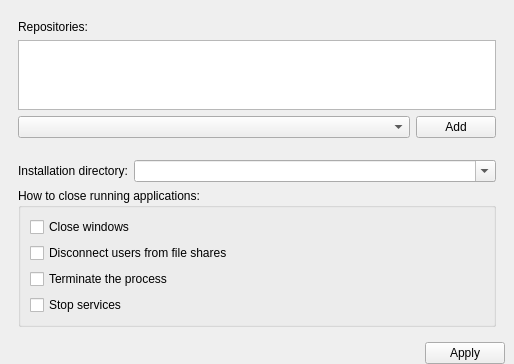
<?xml version="1.0" encoding="UTF-8"?>
<ui version="4.0">
 <class>SettingsFrame</class>
 <widget class="QFrame" name="SettingsFrame">
  <property name="geometry">
   <rect>
    <x>0</x>
    <y>0</y>
    <width>514</width>
    <height>356</height>
   </rect>
  </property>
  <property name="windowTitle">
   <string>Frame</string>
  </property>
  <property name="frameShape">
   <enum>QFrame::NoFrame</enum>
  </property>
  <property name="frameShadow">
   <enum>QFrame::Plain</enum>
  </property>
  <layout class="QVBoxLayout" name="verticalLayout">
   <property name="leftMargin">
    <number>9</number>
   </property>
   <property name="topMargin">
    <number>11</number>
   </property>
   <property name="rightMargin">
    <number>9</number>
   </property>
   <property name="bottomMargin">
    <number>0</number>
   </property>
   <item>
    <widget class="QFrame" name="frame">
     <property name="frameShape">
      <enum>QFrame::NoFrame</enum>
     </property>
     <property name="frameShadow">
      <enum>QFrame::Plain</enum>
     </property>
     <layout class="QVBoxLayout" name="verticalLayout_3">
      <item>
       <widget class="QLabel" name="label">
        <property name="text">
         <string>Repositories:</string>
        </property>
        <property name="buddy">
         <cstring>plainTextEditReps</cstring>
        </property>
       </widget>
      </item>
      <item>
       <widget class="QPlainTextEdit" name="plainTextEditReps">
        <property name="sizePolicy">
         <sizepolicy hsizetype="Expanding" vsizetype="Expanding">
          <horstretch>0</horstretch>
          <verstretch>1</verstretch>
         </sizepolicy>
        </property>
        <property name="toolTip">
         <string>&lt;!DOCTYPE HTML PUBLIC &quot;-//W3C//DTD HTML 4.0//EN&quot; &quot;http://www.w3.org/TR/REC-html40/strict.dtd&quot;&gt;
&lt;html&gt;&lt;head&gt;&lt;meta name=&quot;qrichtext&quot; content=&quot;1&quot; /&gt;&lt;style type=&quot;text/css&quot;&gt;
p, li { white-space: pre-wrap; }
&lt;/style&gt;&lt;/head&gt;&lt;body style=&quot; font-family:'MS Shell Dlg 2'; font-size:8pt; font-weight:400; font-style:normal;&quot;&gt;
&lt;p style=&quot; margin-top:0px; margin-bottom:0px; margin-left:0px; margin-right:0px; -qt-block-indent:0; text-indent:0px;&quot;&gt;the following list defines repositories that will be used to download and install the software. Enter multiple internet addresses on separate lines. http://, https://, and file:// protocols are supported. The repositories are consulted from top to bottom. Definitions from the earlier entries may hide those from the repositories that stay further in the list.&lt;/p&gt;
&lt;p style=&quot; margin-top:0px; margin-bottom:0px; margin-left:0px; margin-right:0px; -qt-block-indent:0; text-indent:0px;&quot;&gt;Example:&lt;/p&gt;
&lt;p style=&quot; margin-top:0px; margin-bottom:0px; margin-left:0px; margin-right:0px; -qt-block-indent:0; text-indent:0px;&quot;&gt;    https://www.yournamehere.com/Software.xml&lt;/p&gt;
&lt;p style=&quot; margin-top:0px; margin-bottom:0px; margin-left:0px; margin-right:0px; -qt-block-indent:0; text-indent:0px;&quot;&gt;    http://www.yournamehere.com/Beta.xml&lt;/p&gt;
&lt;p style=&quot; margin-top:0px; margin-bottom:0px; margin-left:0px; margin-right:0px; -qt-block-indent:0; text-indent:0px;&quot;&gt;    file:///C:\Users\Your username\Personal.xml&lt;/p&gt;
&lt;p style=&quot; margin-top:0px; margin-bottom:0px; margin-left:0px; margin-right:0px; -qt-block-indent:0; text-indent:0px;&quot;&gt;    file://myserver/myshare/Rep.xml&lt;/p&gt;
&lt;p style=&quot;-qt-paragraph-type:empty; margin-top:0px; margin-bottom:0px; margin-left:0px; margin-right:0px; -qt-block-indent:0; text-indent:0px;&quot;&gt;&lt;br /&gt;&lt;/p&gt;
&lt;p style=&quot; margin-top:0px; margin-bottom:0px; margin-left:0px; margin-right:0px; -qt-block-indent:0; text-indent:0px;&quot;&gt;You can find the list of available repositories and explanations about how to create your custom repositories at&lt;/p&gt;
&lt;p style=&quot; margin-top:0px; margin-bottom:0px; margin-left:0px; margin-right:0px; -qt-block-indent:0; text-indent:0px;&quot;&gt;&lt;a href=&quot;https://github.com/tim-lebedkov/npackd&quot;&gt;&lt;span style=&quot; text-decoration: underline; color:#0000ff;&quot;&gt;https://github.com/tim-lebedkov/npackd&lt;/span&gt;&lt;/a&gt;&lt;/p&gt;
&lt;p style=&quot;-qt-paragraph-type:empty; margin-top:0px; margin-bottom:0px; margin-left:0px; margin-right:0px; -qt-block-indent:0; text-indent:0px;&quot;&gt;&lt;br /&gt;&lt;/p&gt;
&lt;p style=&quot;-qt-paragraph-type:empty; margin-top:0px; margin-bottom:0px; margin-left:0px; margin-right:0px; -qt-block-indent:0; text-indent:0px;&quot;&gt;&lt;br /&gt;&lt;/p&gt;&lt;/body&gt;&lt;/html&gt;</string>
        </property>
        <property name="tabChangesFocus">
         <bool>true</bool>
        </property>
        <property name="lineWrapMode">
         <enum>QPlainTextEdit::NoWrap</enum>
        </property>
       </widget>
      </item>
      <item>
       <layout class="QHBoxLayout" name="horizontalLayout" stretch="1,0">
        <property name="bottomMargin">
         <number>16</number>
        </property>
        <item>
         <widget class="QComboBox" name="comboBoxRep">
          <property name="toolTip">
           <string>list of previously used repositories</string>
          </property>
          <property name="editable">
           <bool>false</bool>
          </property>
          <property name="frame">
           <bool>true</bool>
          </property>
         </widget>
        </item>
        <item>
         <widget class="QPushButton" name="pushButtonAddRep">
          <property name="toolTip">
           <string>add the selected previously used repository to the active list</string>
          </property>
          <property name="text">
           <string>Add</string>
          </property>
         </widget>
        </item>
       </layout>
      </item>
      <item>
       <layout class="QHBoxLayout" name="horizontalLayout_2" stretch="0,1">
        <item>
         <widget class="QLabel" name="label_2">
          <property name="text">
           <string>Installation directory:</string>
          </property>
          <property name="buddy">
           <cstring>comboBoxDir</cstring>
          </property>
         </widget>
        </item>
        <item>
         <widget class="QComboBox" name="comboBoxDir">
          <property name="toolTip">
           <string>&lt;!DOCTYPE HTML PUBLIC &quot;-//W3C//DTD HTML 4.0//EN&quot; &quot;http://www.w3.org/TR/REC-html40/strict.dtd&quot;&gt;
&lt;html&gt;&lt;head&gt;&lt;meta name=&quot;qrichtext&quot; content=&quot;1&quot; /&gt;&lt;style type=&quot;text/css&quot;&gt;
p, li { white-space: pre-wrap; }
&lt;/style&gt;&lt;/head&gt;&lt;body style=&quot; font-family:'MS Shell Dlg 2'; font-size:8.25pt; font-weight:400; font-style:normal;&quot;&gt;
&lt;p style=&quot; margin-top:0px; margin-bottom:0px; margin-left:0px; margin-right:0px; -qt-block-indent:0; text-indent:0px;&quot;&gt;&lt;span style=&quot; font-size:8pt;&quot;&gt;This is the directory where packages will be installed (in sub-directories). There are only a few reasons to change this value:&lt;/span&gt;&lt;/p&gt;
&lt;ul style=&quot;margin-top: 0px; margin-bottom: 0px; margin-left: 0px; margin-right: 0px; -qt-list-indent: 1;&quot;&gt;&lt;li style=&quot; font-size:8pt;&quot; style=&quot; margin-top:12px; margin-bottom:0px; margin-left:0px; margin-right:0px; -qt-block-indent:0; text-indent:0px;&quot;&gt;there is not enough space on C:    &lt;/li&gt;
&lt;li style=&quot; font-size:8pt;&quot; style=&quot; margin-top:0px; margin-bottom:0px; margin-left:0px; margin-right:0px; -qt-block-indent:0; text-indent:0px;&quot;&gt;the default installation path is too long    &lt;/li&gt;
&lt;li style=&quot; font-size:8pt;&quot; style=&quot; margin-top:0px; margin-bottom:12px; margin-left:0px; margin-right:0px; -qt-block-indent:0; text-indent:0px;&quot;&gt;some packages require that the installation path does not contain spaces&lt;/li&gt;&lt;/ul&gt;
&lt;p style=&quot; margin-top:0px; margin-bottom:12px; margin-left:0px; margin-right:0px; -qt-block-indent:0; text-indent:0px;&quot;&gt;&lt;span style=&quot; font-size:8pt;&quot;&gt;You can change the value at any time. This setting does not affect already installed packages.&lt;/span&gt;&lt;/p&gt;&lt;/body&gt;&lt;/html&gt;</string>
          </property>
          <property name="autoFillBackground">
           <bool>false</bool>
          </property>
          <property name="editable">
           <bool>true</bool>
          </property>
          <property name="frame">
           <bool>true</bool>
          </property>
         </widget>
        </item>
       </layout>
      </item>
      <item>
       <widget class="QGroupBox" name="groupBox">
        <property name="title">
         <string>How to close running applications:</string>
        </property>
        <layout class="QVBoxLayout" name="verticalLayout_2">
         <item>
          <widget class="QCheckBox" name="checkBoxCloseWindows">
           <property name="toolTip">
            <string>closes the top application windows as you would do with Alt+F4 or the cross in the top right window corner</string>
           </property>
           <property name="text">
            <string>Close windows</string>
           </property>
          </widget>
         </item>
         <item>
          <widget class="QCheckBox" name="checkBoxDeleteFileShares">
           <property name="text">
            <string>Disconnect users from file shares</string>
           </property>
          </widget>
         </item>
         <item>
          <widget class="QCheckBox" name="checkBoxKillProcesses">
           <property name="toolTip">
            <string>forcefully terminates the process. All unsaved data will be lost.</string>
           </property>
           <property name="text">
            <string>Terminate the process</string>
           </property>
          </widget>
         </item>
         <item>
          <widget class="QCheckBox" name="checkBoxStopServices">
           <property name="toolTip">
            <string>terminates Windows services, if necessary</string>
           </property>
           <property name="text">
            <string>Stop services</string>
           </property>
          </widget>
         </item>
        </layout>
       </widget>
      </item>
     </layout>
    </widget>
   </item>
   <item>
    <widget class="QDialogButtonBox" name="buttonBox">
     <property name="orientation">
      <enum>Qt::Horizontal</enum>
     </property>
     <property name="standardButtons">
      <set>QDialogButtonBox::Apply</set>
     </property>
    </widget>
   </item>
  </layout>
 </widget>
 <tabstops>
  <tabstop>plainTextEditReps</tabstop>
  <tabstop>checkBoxCloseWindows</tabstop>
  <tabstop>checkBoxDeleteFileShares</tabstop>
  <tabstop>checkBoxKillProcesses</tabstop>
 </tabstops>
 <resources/>
 <connections/>
</ui>
